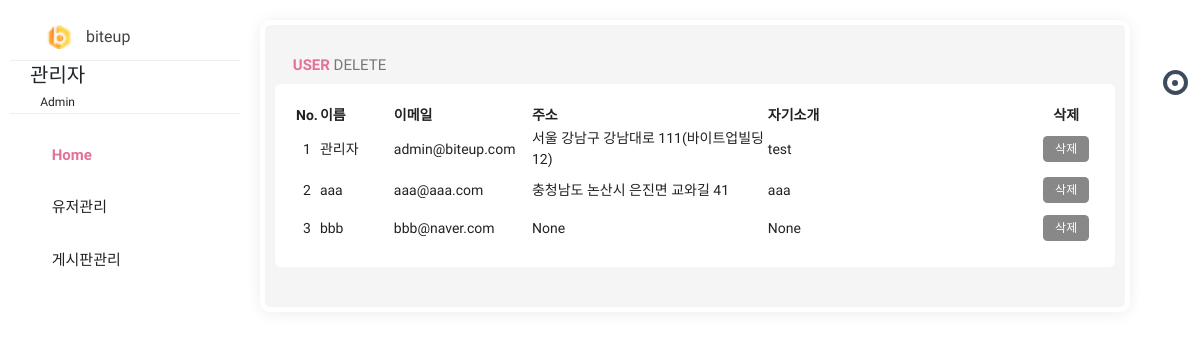
The page /admin/list (signed in) on the database its author committed.
### pybo/models.py (models this page shows)
class User(db.Model):
    id = db.Column(db.Integer, primary_key=True)
    username = db.Column(db.String(150), unique=True, nullable=False)
    password = db.Column(db.String(200), nullable=False)
    email = db.Column(db.String(120), unique=True, nullable=False)
    passwd_answer = db.Column(db.String(200), unique=True, nullable=False)
    location = db.Column(db.String(64), nullable=False)
    about_me = db.Column(db.Text(), nullable=False)

### pybo/views/admin_views.py (the view)
@bp.route('/list', methods=('GET', 'POST'))
@login_required
def _list():
    print("/list")
    user_list = User.query.order_by(User.id.asc())
    return render_template('admin/admin_list.html', user_list=user_list)

### pybo/views/auth_views.py (called while the page is built)
@bp.before_app_request
def load_logged_in_user():
    user_id = session.get('user_id')
    if user_id is None:
        g.user = None
    else:
        g.user = User.query.get(user_id)

def login_required(view):
    @functools.wraps(view)
    def wrapped_view(**kwargs):
        if g.user is None:
            return redirect(url_for('auth.login'))
        return view(**kwargs)
    return wrapped_view

### pybo/templates/admin/admin_list.html (shortened to what this page needs)
{% extends 'admin.html' %}
{% block content %}
<div class="row clearfix">
    <div class="col-lg-12">
        <div class="card">
            <div class="header">
                <h2><strong><i class="zmdi zmdi-chart"></i> user </strong> delete</h2>
            </div>
            <div class="body">
                <table class="table_user">
                    <thead>
                    <tr>
                        <th class="td_id">No.</th>
                        <th>이름</th>
                        <th>이메일</th>
                        <th>주소</th>
                        <th>자기소개</th>
                        <th class="td_delete">삭제</th>
                    </tr>
                    </thead>
                    <tbody>
                    {% for user in user_list %}
                    <tr>
                        <td class="td_id">{{ user.id }}</td>
                        <td class="td_username">{{ user.username }}</td>
                        <td class="td_email">{{ user.email }}</td>
                        <td class="td_location">{{ user.location }}</td>
                        <td class="td_about_me">{{ user.about_me }}</td>
                        <td class="td_delete">
                            <a href="{{ url_for('admin.user_delete', user_id=user.id) }}" class="delete btn btn-sm btn-outline-secondary">삭제</a>
                        </td>
                    </tr>
                    {% endfor %}
                    </tbody>
                </table>
            </div>
        </div>
    </div>
</div>
{% endblock %}

### pybo/templates/admin.html (shortened to what this page needs)
<!doctype html>
<html class="no-js " lang="en">
<head>
    <link rel="stylesheet" href="{{ url_for('static', filename='css/bootstrap.min.css') }}"/>
    <link rel="stylesheet" href="{{ url_for('static', filename='css/jquery-jvectormap-2.0.3.min.css') }}"/>
    <link rel="stylesheet" href="{{ url_for('static', filename='css/plugin.css') }}"/>
    <link rel="stylesheet" href="{{ url_for('static', filename='css/morris.min.css') }}"/>
    <link rel="stylesheet" href="{{ url_for('static', filename='css/style.min.css') }}"/>
    <link rel="stylesheet" href="{{ url_for('static', filename='/admin_style.css') }}"/>
</head>
<body class="theme-blush">
<div class="navbar-right">
    <ul class="navbar-nav">
        <li><a href="#search" class="main_search" title="Search..."><i class="zmdi zmdi-search"></i></a></li>
        <li class="dropdown">
            <a href="javascript:void(0);" class="dropdown-toggle" title="Notifications" data-toggle="dropdown"
               role="button"><i class="zmdi zmdi-notifications"></i>
                <div class="notify"><span class="heartbit"></span><span class="point"></span></div>
            </a>
        </li>
        <li><a href="javascript:void(0);" class="js-right-sidebar" title="Setting"><i
                class="zmdi zmdi-settings zmdi-hc-spin"></i></a></li>
        <li><a href="{{ url_for('main.index') }}" class="mega-menu" title="Sign Out"><i class="zmdi zmdi-power"></i></a></li>
    </ul>
</div>
<aside id="leftsidebar" class="sidebar">
    <div class="navbar-brand">
        <button class="btn-menu ls-toggle-btn" type="button"><i class="zmdi zmdi-menu"></i></button>
        <a href="{{ url_for('admin.main') }}">
            <img src="{{ url_for('static', filename='icon.png') }}" width="25" alt="biteup">
            <span class="m-l-10">biteup</span></a>
    </div>
    <div class="menu">
        <ul class="list">
            <li>
                <div class="user-info">
                    <a class="image" href="profile.html"></a>
                    <div class="detail">
                        <h4>{{ g.user.username }}</h4>
                        <small>Admin</small>
                    </div>
                </div>
            </li>
            <li class="active open">
                <a href="{{ url_for('admin.main') }}"><i class="zmdi zmdi-home"></i>
                <span>Home</span>
            </a>
            </li>
            <li>
                <a href="javascript:void(0);" class="menu-toggle">
                    <i class="zmdi zmdi-apps"></i>
                    <span>유저관리</span></a>
            </li>
            <li>
                <a href="javascript:void(0);" class="menu-toggle"><i class="zmdi zmdi-folder"></i>
                    <span>게시판관리</span></a>
            </li>
        </ul>
    </div>
</aside>
<section class="content">
{% block content %}
{% endblock %}
</section>
</body>
</html>

### pybo/static/admin_style.css (style rules this page uses)
.table_user { width:100%; }
.td_id { width:5px;text-align:center; }
.td_username { width:80px; }
.td_email { width:140px; }
.td_location { width:260px; }
.td_about_me { width:300px; }
.td_delete { width:60px; text-align:center; }

### rows shown on the page
User: user.username "관리자", id "1", username "관리자", email "admin@biteup.com", location "서울 강남구 강남대로 111(바이트업빌딩 12)", about_me "test"
User: id "2", username "aaa", email "aaa@aaa.com", location "충청남도 논산시 은진면 교와길 41", about_me "aaa"
User: id "3", username "bbb", email "bbb@naver.com", location "None", about_me "None"
